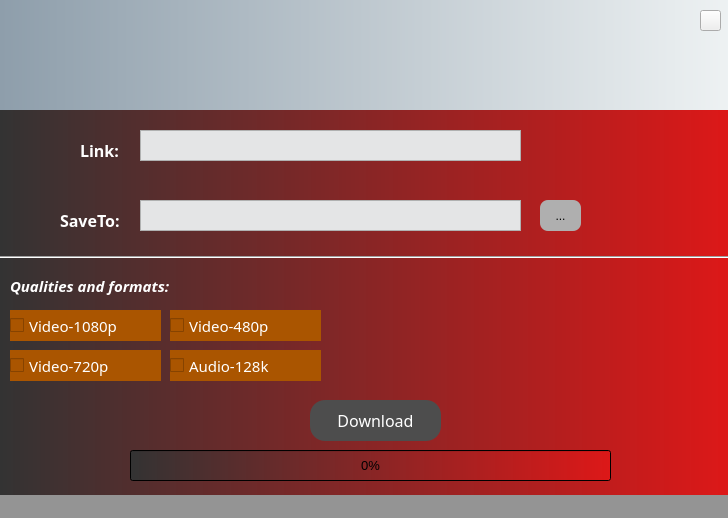
<?xml version="1.0" encoding="UTF-8"?>
<ui version="4.0">
 <class>MainWindow</class>
 <widget class="QMainWindow" name="MainWindow">
  <property name="geometry">
   <rect>
    <x>0</x>
    <y>0</y>
    <width>728</width>
    <height>518</height>
   </rect>
  </property>
  <property name="windowTitle">
   <string>MainWindow</string>
  </property>
  <widget class="QWidget" name="centralwidget">
   <widget class="QFrame" name="horizontalFrame">
    <property name="geometry">
     <rect>
      <x>0</x>
      <y>0</y>
      <width>731</width>
      <height>111</height>
     </rect>
    </property>
    <property name="autoFillBackground">
     <bool>false</bool>
    </property>
    <property name="styleSheet">
     <string notr="true">
background-color: qlineargradient(spread:pad, x1:0, y1:0, x2:1, y2:0, stop:0 #8e9eab, stop:1#eef2f3);</string>
    </property>
    <widget class="QLabel" name="label_yt2">
     <property name="geometry">
      <rect>
       <x>350</x>
       <y>10</y>
       <width>81</width>
       <height>101</height>
      </rect>
     </property>
     <property name="styleSheet">
      <string notr="true">background-color:none;</string>
     </property>
     <property name="text">
      <string/>
     </property>
     <property name="pixmap">
      <pixmap>../youtube_2.png</pixmap>
     </property>
    </widget>
    <widget class="QLabel" name="label_yt1">
     <property name="geometry">
      <rect>
       <x>280</x>
       <y>10</y>
       <width>81</width>
       <height>101</height>
      </rect>
     </property>
     <property name="styleSheet">
      <string notr="true">background-color:none;</string>
     </property>
     <property name="text">
      <string/>
     </property>
     <property name="pixmap">
      <pixmap>../youtube.png</pixmap>
     </property>
     <property name="scaledContents">
      <bool>false</bool>
     </property>
     <property name="wordWrap">
      <bool>false</bool>
     </property>
    </widget>
    <widget class="QPushButton" name="pushButton_exit">
     <property name="geometry">
      <rect>
       <x>700</x>
       <y>10</y>
       <width>21</width>
       <height>21</height>
      </rect>
     </property>
     <property name="autoFillBackground">
      <bool>false</bool>
     </property>
     <property name="styleSheet">
      <string notr="true">background-color:none;</string>
     </property>
     <property name="text">
      <string/>
     </property>
     <property name="icon">
      <iconset>
       <normaloff>../R (6).png</normaloff>../R (6).png</iconset>
     </property>
     <property name="iconSize">
      <size>
       <width>30</width>
       <height>30</height>
      </size>
     </property>
    </widget>
   </widget>
   <widget class="QFrame" name="horizontalFrame_2">
    <property name="geometry">
     <rect>
      <x>0</x>
      <y>110</y>
      <width>731</width>
      <height>411</height>
     </rect>
    </property>
    <property name="autoFillBackground">
     <bool>false</bool>
    </property>
    <property name="styleSheet">
     <string notr="true">background-color: qlineargradient(spread:pad, x1:0, y1:0, x2:1, y2:0, stop:0 #333333, stop:1#dd1818);</string>
    </property>
    <widget class="QTextEdit" name="dl_textEdit">
     <property name="geometry">
      <rect>
       <x>140</x>
       <y>20</y>
       <width>381</width>
       <height>31</height>
      </rect>
     </property>
     <property name="styleSheet">
      <string notr="true">background-color:#e4e5e6;
</string>
     </property>
    </widget>
    <widget class="QLabel" name="label_link">
     <property name="geometry">
      <rect>
       <x>80</x>
       <y>10</y>
       <width>51</width>
       <height>61</height>
      </rect>
     </property>
     <property name="font">
      <font>
       <family>Yu Gothic Medium</family>
       <pointsize>12</pointsize>
       <weight>75</weight>
       <bold>true</bold>
      </font>
     </property>
     <property name="styleSheet">
      <string notr="true">background-color:none;
color: rgb(255, 255, 255);</string>
     </property>
     <property name="text">
      <string>Link:</string>
     </property>
    </widget>
    <widget class="QTextEdit" name="save_textEdit">
     <property name="geometry">
      <rect>
       <x>140</x>
       <y>90</y>
       <width>381</width>
       <height>31</height>
      </rect>
     </property>
     <property name="styleSheet">
      <string notr="true">background-color:#e4e5e6;
</string>
     </property>
    </widget>
    <widget class="QLabel" name="label_save">
     <property name="geometry">
      <rect>
       <x>60</x>
       <y>80</y>
       <width>71</width>
       <height>61</height>
      </rect>
     </property>
     <property name="font">
      <font>
       <family>Yu Gothic Medium</family>
       <pointsize>12</pointsize>
       <weight>75</weight>
       <bold>true</bold>
      </font>
     </property>
     <property name="styleSheet">
      <string notr="true">background-color:none;
color: rgb(255, 255, 255);</string>
     </property>
     <property name="text">
      <string>SaveTo:</string>
     </property>
    </widget>
    <widget class="QToolButton" name="toolButton">
     <property name="geometry">
      <rect>
       <x>540</x>
       <y>90</y>
       <width>41</width>
       <height>31</height>
      </rect>
     </property>
     <property name="styleSheet">
      <string notr="true">background-color: rgb(175, 175, 175);
border-radius:8px;</string>
     </property>
     <property name="text">
      <string>...</string>
     </property>
    </widget>
    <widget class="Line" name="line">
     <property name="geometry">
      <rect>
       <x>-10</x>
       <y>137</y>
       <width>741</width>
       <height>20</height>
      </rect>
     </property>
     <property name="minimumSize">
      <size>
       <width>741</width>
       <height>20</height>
      </size>
     </property>
     <property name="styleSheet">
      <string notr="true">color: rgb(0, 0, 0);
background-color:none;</string>
     </property>
     <property name="orientation">
      <enum>Qt::Horizontal</enum>
     </property>
    </widget>
    <widget class="QProgressBar" name="progressBar">
     <property name="geometry">
      <rect>
       <x>130</x>
       <y>340</y>
       <width>481</width>
       <height>31</height>
      </rect>
     </property>
     <property name="font">
      <font>
       <pointsize>10</pointsize>
      </font>
     </property>
     <property name="value">
      <number>0</number>
     </property>
     <property name="alignment">
      <set>Qt::AlignCenter</set>
     </property>
     <property name="textVisible">
      <bool>true</bool>
     </property>
     <property name="orientation">
      <enum>Qt::Horizontal</enum>
     </property>
     <property name="invertedAppearance">
      <bool>false</bool>
     </property>
     <property name="textDirection">
      <enum>QProgressBar::BottomToTop</enum>
     </property>
    </widget>
    <widget class="QPushButton" name="pushButton">
     <property name="geometry">
      <rect>
       <x>310</x>
       <y>290</y>
       <width>131</width>
       <height>41</height>
      </rect>
     </property>
     <property name="font">
      <font>
       <family>Rockwell</family>
       <pointsize>12</pointsize>
       <weight>50</weight>
       <bold>false</bold>
      </font>
     </property>
     <property name="styleSheet">
      <string notr="true">background-color:rgb(77, 77, 77);
color: rgb(255, 255, 255);
border-radius:15px;</string>
     </property>
     <property name="text">
      <string>Download</string>
     </property>
     <property name="icon">
      <iconset>
       <normaloff>../2374457.png</normaloff>../2374457.png</iconset>
     </property>
     <property name="iconSize">
      <size>
       <width>25</width>
       <height>25</height>
      </size>
     </property>
    </widget>
    <widget class="QCheckBox" name="checkBox_2">
     <property name="geometry">
      <rect>
       <x>10</x>
       <y>200</y>
       <width>151</width>
       <height>31</height>
      </rect>
     </property>
     <property name="font">
      <font>
       <family>Yu Gothic Medium</family>
       <pointsize>11</pointsize>
      </font>
     </property>
     <property name="styleSheet">
      <string notr="true">background-color:rgb(170, 85, 0);
color: rgb(255, 255, 255);</string>
     </property>
     <property name="text">
      <string>Video-1080p</string>
     </property>
     <property name="icon">
      <iconset>
       <normaloff>../730949.png</normaloff>../730949.png</iconset>
     </property>
     <property name="iconSize">
      <size>
       <width>25</width>
       <height>25</height>
      </size>
     </property>
    </widget>
    <widget class="QCheckBox" name="checkBox_3">
     <property name="geometry">
      <rect>
       <x>10</x>
       <y>240</y>
       <width>151</width>
       <height>31</height>
      </rect>
     </property>
     <property name="font">
      <font>
       <family>Yu Gothic Medium</family>
       <pointsize>11</pointsize>
      </font>
     </property>
     <property name="styleSheet">
      <string notr="true">background-color:rgb(170, 85, 0);
color: rgb(255, 255, 255);</string>
     </property>
     <property name="text">
      <string>Video-720p</string>
     </property>
     <property name="icon">
      <iconset>
       <normaloff>../730949.png</normaloff>../730949.png</iconset>
     </property>
     <property name="iconSize">
      <size>
       <width>25</width>
       <height>25</height>
      </size>
     </property>
    </widget>
    <widget class="QCheckBox" name="checkBox_4">
     <property name="geometry">
      <rect>
       <x>170</x>
       <y>200</y>
       <width>151</width>
       <height>31</height>
      </rect>
     </property>
     <property name="font">
      <font>
       <family>Yu Gothic Medium</family>
       <pointsize>11</pointsize>
      </font>
     </property>
     <property name="styleSheet">
      <string notr="true">background-color:rgb(170, 85, 0);
color: rgb(255, 255, 255);</string>
     </property>
     <property name="text">
      <string>Video-480p</string>
     </property>
     <property name="icon">
      <iconset>
       <normaloff>../730949.png</normaloff>../730949.png</iconset>
     </property>
     <property name="iconSize">
      <size>
       <width>25</width>
       <height>25</height>
      </size>
     </property>
    </widget>
    <widget class="QCheckBox" name="checkBox_5">
     <property name="geometry">
      <rect>
       <x>170</x>
       <y>240</y>
       <width>151</width>
       <height>31</height>
      </rect>
     </property>
     <property name="font">
      <font>
       <family>Yu Gothic Medium</family>
       <pointsize>11</pointsize>
      </font>
     </property>
     <property name="styleSheet">
      <string notr="true">background-color:rgb(170, 85, 0);
color: rgb(255, 255, 255);</string>
     </property>
     <property name="text">
      <string>Audio-128k</string>
     </property>
     <property name="icon">
      <iconset>
       <normaloff>../730939.png</normaloff>../730939.png</iconset>
     </property>
     <property name="iconSize">
      <size>
       <width>25</width>
       <height>25</height>
      </size>
     </property>
    </widget>
    <widget class="QLabel" name="label">
     <property name="geometry">
      <rect>
       <x>10</x>
       <y>160</y>
       <width>181</width>
       <height>31</height>
      </rect>
     </property>
     <property name="font">
      <font>
       <family>Yu Gothic Medium</family>
       <pointsize>11</pointsize>
       <weight>75</weight>
       <italic>true</italic>
       <bold>true</bold>
      </font>
     </property>
     <property name="styleSheet">
      <string notr="true">background-color:none;
color:rgb(255, 255, 255);</string>
     </property>
     <property name="text">
      <string>Qualities and formats:</string>
     </property>
    </widget>
   </widget>
  </widget>
  <widget class="QStatusBar" name="statusbar">
   <property name="font">
    <font>
     <pointsize>11</pointsize>
     <weight>75</weight>
     <bold>true</bold>
    </font>
   </property>
   <property name="autoFillBackground">
    <bool>false</bool>
   </property>
   <property name="styleSheet">
    <string notr="true">background-color: rgb(148, 148, 148);</string>
   </property>
  </widget>
 </widget>
 <resources/>
 <connections>
  <connection>
   <sender>pushButton_exit</sender>
   <signal>clicked()</signal>
   <receiver>MainWindow</receiver>
   <slot>close()</slot>
   <hints>
    <hint type="sourcelabel">
     <x>710</x>
     <y>20</y>
    </hint>
    <hint type="destinationlabel">
     <x>363</x>
     <y>258</y>
    </hint>
   </hints>
  </connection>
 </connections>
</ui>
